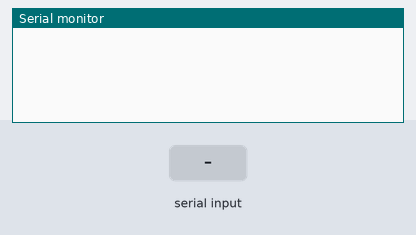
Recording of a sketch running on a simulated Arduino Uno, built with avr-gcc and run on an emulated ATmega328P. On the bench: the last lines printed to the serial monitor. The inputs (shaded band) are chosen by the test bench.

Above: at 1.2 s.
1.3 s: "90,45\n" received over Serial
At 2.5 s:
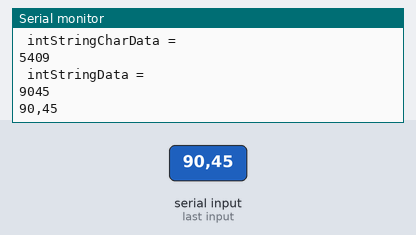
2.8 s: "90,45\n" received over the second serial link
At 3.9 s:
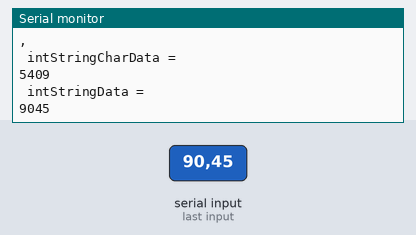
4.3 s: "30,150\n" received over Serial
At 4.38 s:
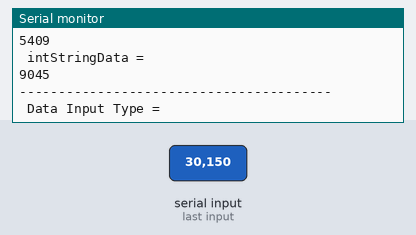
5.8 s: "0\n" received over the second serial link
At 7.1 s:
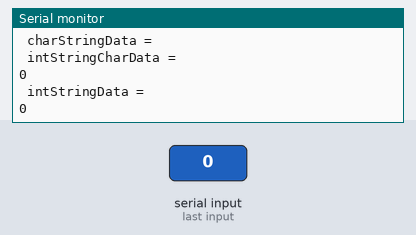
Timing chart, 0 to 8.3 s (numbered marks = the images above; inputs shaded):
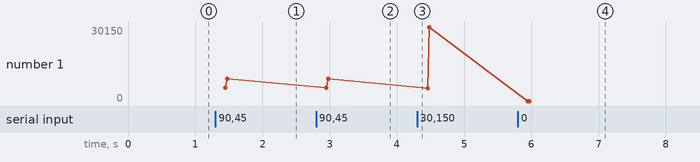

The sketch:

remot_slave.ino
```cpp
/*
 * remot_slave
 */

//----------------------------------------------------------------------------------------------------
//----------------------------------------------------------------------------------------------------


//  외부파일 관련 --------------------------------------------------------------------------------------
#include <SoftwareSerial.h>
//----------------------------------------------------------------------------------------------------


//  Pin 관련  -----------------------------------------------------------------------------------------
#define SOFT_SERIAL_RX 2
#define SOFT_SERIAL_TX 3
//----------------------------------------------------------------------------------------------------


//  Software Serial 관련 ------------------------------------------------------------------------------
SoftwareSerial swSerial(SOFT_SERIAL_RX, SOFT_SERIAL_TX);  //  아두이노 기준으로(RX, TX) 아두이노 RX -> 블루투스 TX, 아두이노 TX -> 블루투스 RX 인듯
//----------------------------------------------------------------------------------------------------


//  code 관련 ############################################################
#define ERRORCODE -9999
#define WALL01 "----------------------------------------"
#define WALL02 "########################################"
#define ARRAY_MAX_SIZE 100


//  변수 관련 ------------------------------------------------------------------------------------------
unsigned char shiftregisterState = 0b00000000;
char allStringData[ARRAY_MAX_SIZE] = "";  //  입력받은 데이터 분류 전 모든 데이터
int allStringDataCount = 0; //  counter
bool stringDataType = 0;  //  0 => Hardware Serial, 1 => Soft
//----------------------------------------------------------------------------------------------------

 // Set Up  ------------------------------------------------------------------------------------------
void setup()
{
  Serial.begin(9600);
  swSerial.begin(9600);
}
//----------------------------------------------------------------------------------------------------


//  Loop    ------------------------------------------------------------------------------------------
void loop()
{
  if (Serial.available() || swSerial.available()){  //  Serial data read and arranged
    if(Serial.available()) stringDataType = 0;  //  Hard
    else stringDataType = 1;  //  Soft
    while (1){
      delay(1);
      //Serial.println(F(" 읽는중... "));
      if (stringDataType)
        allStringData[allStringDataCount] = swSerial.read();
      else
        allStringData[allStringDataCount] = Serial.read();

      if(allStringData[allStringDataCount] == '\n' || allStringData[allStringDataCount] == NULL) break;
      allStringDataCount++;
      if (allStringDataCount > 200) {
        Serial.println("문장이 끝나지 않아 강제로 빠져나옵니다.");
        break;
      }
    }
    serial_scan();
    if (stringDataType == 0) {
      for (int count = 0; count < allStringDataCount; count++) {
        swSerial.write(allStringData[count]);
        Serial.write(allStringData[count]);
      }
      Serial.println(F(""));
    }
    allStringDataCount = 0;
    while(allStringDataCount <= ARRAY_MAX_SIZE)
      allStringData[allStringDataCount++] = ' '; //  배열 정리 (초기화)

    allStringDataCount = 0;
    //Serial.println(F(" 완료 "));
  }
  delay(10);
}
//----------------------------------------------------------------------------------------------------


//  Data 관련 ------------------------------------------------------------------------------------------
void serial_scan()
{
  Serial.println(F(WALL01)); //  벽
  int stringCount = 0;  //  입력받은 데이터 문자와 정수로 나눌 때 카운트

  char intStringCharData[ARRAY_MAX_SIZE] = "";  //  입력받은 데이터 중 int형 저장 (여기에 저장된건 아직 정수형으로 형 변환 전인 문자형)
  int stringIntCount = 0; //  정수형 저장에 따른 배열 인덱스 증가 카운터

  char charStringData[ARRAY_MAX_SIZE] = "";  //  입력받은 데이터 중 char형 저장
  int stringCharCount = 0; //  문자형 저장에 따른 배열 인덱스 증가 카운터

  int intStringData = 0;  //  정수형으로 변환이 완료된 후의 최종 결과

  while(allStringData[stringCount] != '\n' && allStringData[stringCount] != NULL){  //  Serial data 의 문장이 끝날 때 까지
    if(allStringData[stringCount] >= '0' && allStringData[stringCount] <= '9')  //  문자형 0~9는 int배열에 저장(형 변환 전으로서 저장된 값은 아직 문자형)
      intStringCharData[stringIntCount++] = allStringData[stringCount];
    else
      charStringData[stringCharCount++] = allStringData[stringCount];  //  위 조건이 아닌경우 모두 char배열에 저장
    swSerial.write(allStringData[stringCount]);
    stringCount++;
  }

  intStringData = CharIntArrayChangeToInt(intStringCharData);
  //if (intStringData == ERRORCODE) {
  //  Serial.print(F(" 모드 : "));
  //  Serial.println(control_switch);
  //}

    //  데이터 확인 코드
  Serial.println(F(" Data Input Type = "));
  Serial.print(stringDataType);
  if (stringDataType)
    Serial.println(F(" Software Serial Type "));
  else
    Serial.println(F(" Hardware Serial Type "));

  Serial.println(F(" charStringData = "));
  Serial.println(charStringData);
  Serial.println(F(" intStringCharData = "));
  Serial.println(intStringCharData);
  Serial.println(F(" intStringData = "));
  Serial.println(intStringData);
}
int dataTypeChange (char charData)
{
  return int(charData) - 48;  //  ASCII 코드로 인한 char => int 변환
}

int CharIntArrayChangeToInt(char *arrayData)
{
  int arrayCount = arrayDataCount(arrayData);
  if (arrayCount == 0) return ERRORCODE;
  int returnData = 0;
  int multiplication = 1;
  arrayChange(arrayData);

  for(int i = 0; i < arrayCount; i++){
    returnData += (dataTypeChange(arrayData[i]) * multiplication);
    multiplication = ((multiplication << 3) + (multiplication << 1));
  }

  return returnData;
}

int arrayDataCount(char arrayData[ARRAY_MAX_SIZE])  //  배열 내 데이터 크기 확인
{
  int count;
  for(count = 0; arrayData[count] != NULL; count++);
  return count;
}

void arrayChange(char *arrayData) //  char형 배열을 int형 배열로 전환 및 역으로 정렬
{
  char arrayBuffer[100] = {0};  //  char => int 형으로 바꾸기 위한 임시 버퍼
  int stringCount = 0;  //  원본 카운터
  int arrayCount = 0; //  버퍼 하향계수를 위한 카운터

  for(stringCount = 0; arrayData[stringCount] != NULL; stringCount++){
    arrayBuffer[stringCount] = arrayData[stringCount];
  }

  arrayCount = arrayDataCount(arrayData) - 1; //  배열은 0부터기 때문에 -1필요
  for(stringCount = 0; arrayBuffer[stringCount] != NULL; stringCount++){
    arrayData[stringCount] = arrayBuffer[arrayCount];
    arrayCount--;
  }
}
//----------------------------------------------------------------------------------------------------
```

Measured:
- after the input at 1.3 s, the serial monitor: prints a new line at once (image 1)
- after the input at 2.8 s, the serial monitor: prints a new line after 0.08 s (image 2)
- after the input at 5.8 s, the serial monitor: prints a new line after 0.15 s (image 4)
- plotted number 1: 9045 → 30150 after the input at 4.3 s
